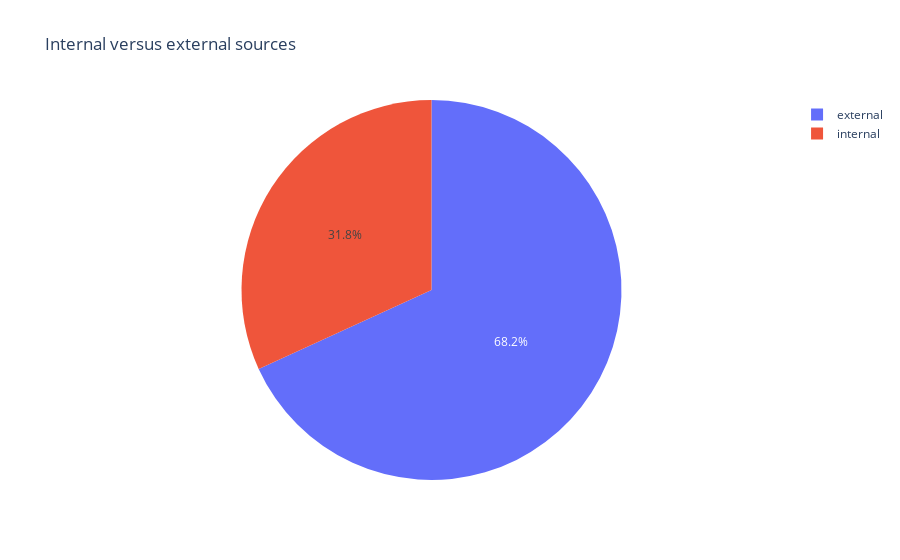

The notebook cell saved with this chart:
### Code cell
create_pie_chart(marela)

### Figure 1 — Plotly figure (JSON) as saved in the notebook; plotly's stock layout.template omitted (floating-point values rounded to 4 significant figures)
{"data": [{"customdata": [["external"], ["internal"]], "domain": {"x": [0, 1], "y": [0, 1]}, "hovertemplate": "source=%{customdata[0]}<br>count=%{value}<extra></extra>", "labels": ["external", "internal"], "legendgroup": "", "marker": {"colors": ["#636efa", "#EF553B"]}, "name": "", "showlegend": true, "type": "pie", "values": [30, 14]}], "layout": {"legend": {"tracegroupgap": 0}, "title": {"text": "Internal versus external sources"}}}
